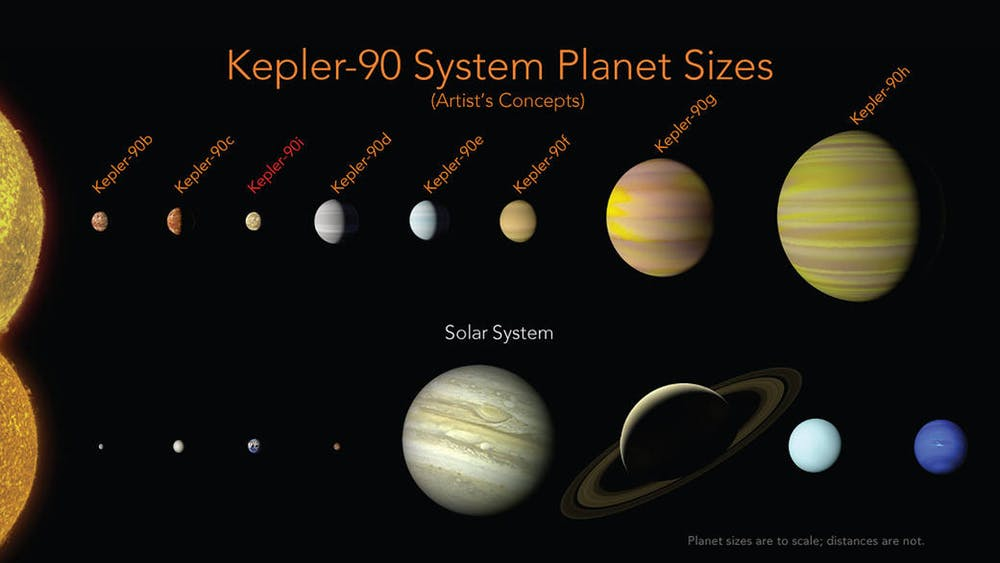
#> input picture data/Kepler90planets.jpg, 1000 x 563 px, found by its file name
$ jupyter execute planets.ipynb
#> lines starting #> are read from the running program, lines starting #| are printed output that depends on the picture; after the words box and inside, x2 and y2 are one past the last pixel; in counts of white or black regions, pixels touching at a corner belong together
[cell 1]
import cv2
import numpy as np
import pandas as pd
import matplotlib.pyplot as plt

[cell 2]
#Kepler90Planets is the simple planets data with scaling planets size.
img = cv2.imread("Kepler90planets.jpg")
#> img is the input picture: shape (563, 1000, 3); mean B, G, R 19.6, 24.4, 26.8

##Data Preprocessing

[cell 3]
gray_image = cv2.cvtColor(img, cv2.COLOR_BGR2GRAY)
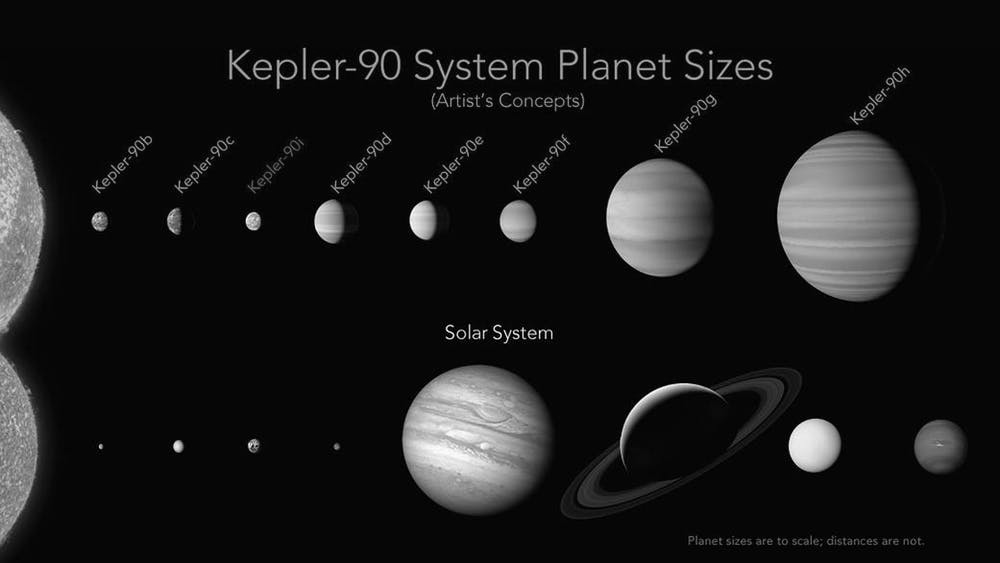
#> gray_image: shape (563, 1000); min 0, max 255, mean 24.6
(thresh, output2) = cv2.threshold(gray_image, 120, 255, cv2.THRESH_BINARY)
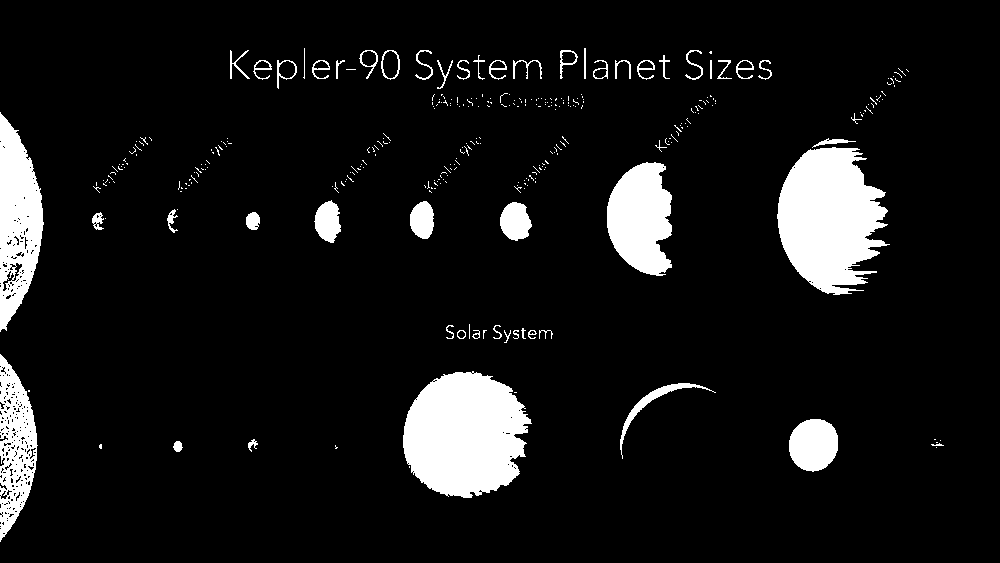
#> output2: shape (563, 1000); 8.8% white; 325 white regions (272 under 20 px), largest, box (x1, y1, x2, y2) and area: (403, 371, 532, 498) 12252, (777, 147, 890, 295) 11563, (0, 112, 44, 332) 6131
output2 = cv2.GaussianBlur(output2, (5, 5), 1)
output2 = cv2.Canny(output2, 180, 255)
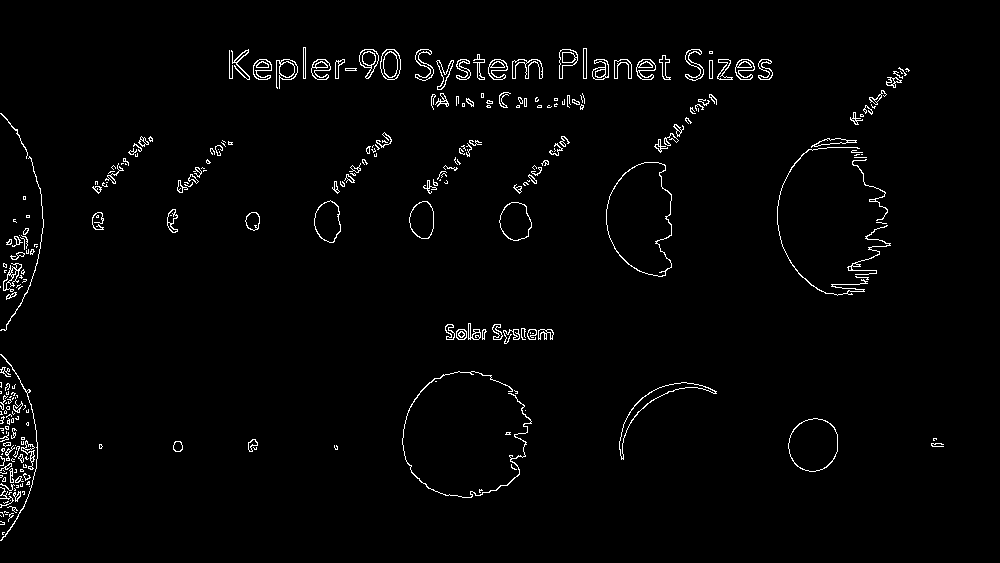
#> output2: shape (563, 1000); 2% white in thin lines or dots, all inside (x1, y1, x2, y2) = (0, 47, 944, 541)
plt.imshow(output2, cmap = plt.get_cmap("gray"))
circles = cv2.HoughCircles(output2,cv2.HOUGH_GRADIENT,1,10,param1=180,param2=27,minRadius=20,maxRadius=60)
#> circles = [[811.5, 445.5, 26.1]]
circles = np.uint16(np.around(circles))
#> circles = [[812, 446, 26]]
for i in circles[0,:]:
    # draw the outer circle
    cv2.circle(img,(i[0],i[1]),i[2],(0,255,0),2)
    # draw the center of the circle
    cv2.circle(img,(i[0],i[1]),2,(0,0,255),3)
#> this loop made 1 pass
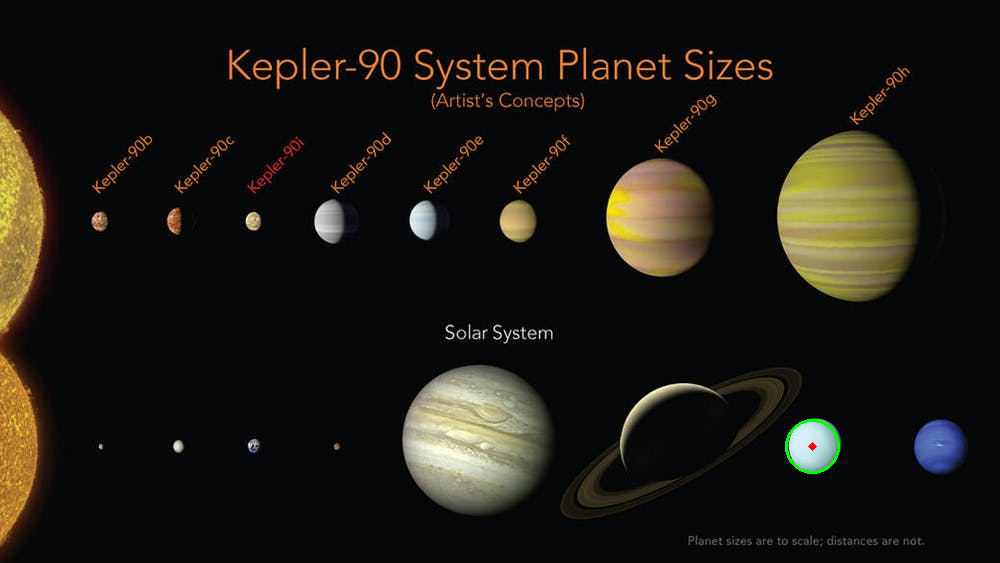
#> img: shape (563, 1000, 3); 0.09% of pixels changed, all inside (x1, y1, x2, y2) = (785, 419, 840, 474)

plt.imshow(img)
#> figure, not shown here; B, G, R data is drawn as R, G, B

[cell 4]
data_img = cv2.imread("Kepler90planets.jpg")
gray = cv2.cvtColor(data_img, cv2.COLOR_BGR2GRAY)
data_img = cv2.medianBlur(gray, 5)
circles = cv2.HoughCircles(data_img,cv2.HOUGH_GRADIENT,1,18, param1=100,param2=30,minRadius=20,maxRadius=60)
#> circles = [[659.5, 211.5, 52.7], [814.5, 444.5, 26.4], [464.5, 427.5, 58.3], [678.5, 442.5, 58.2], [940.5, 445.5, 26.8], [519.5, 220.5, 21.1]]
circles = np.uint16(np.around(circles))
#> circles = [[660, 212, 53], [814, 444, 26], [464, 428, 58], [678, 442, 58], [940, 446, 27], [520, 220, 21]]
for i in circles[0,:]:
    # outer circle
    cv2.circle(data_img,(i[0],i[1]),i[2],(0,255,0),2)
    # center of circle
    cv2.circle(data_img,(i[0],i[1]),2,(0,0,255),3)
#> this loop made 6 passes
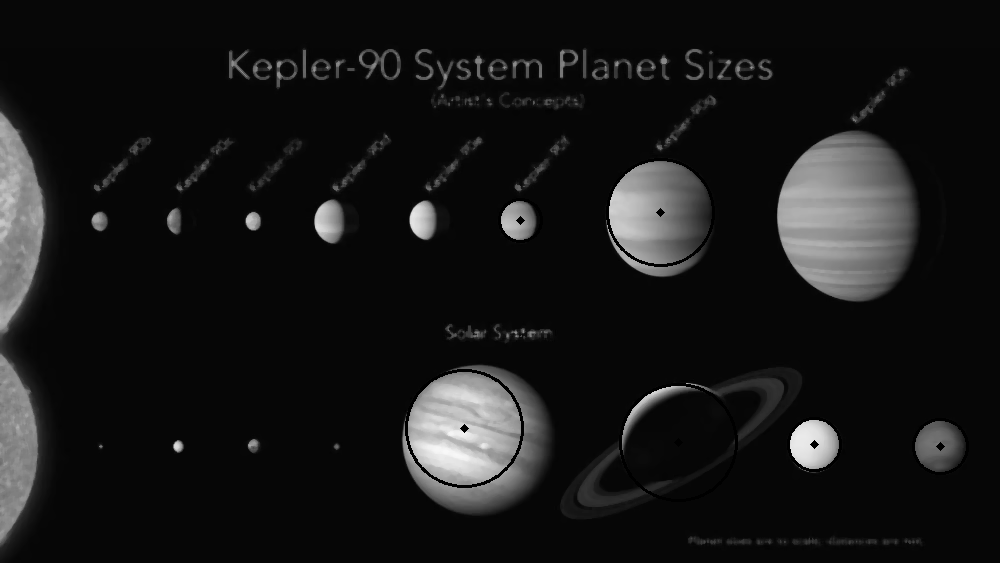
#> data_img: shape (563, 1000); min 0, max 248, mean 23.2

#cv2.imshow("HoughCirlces",	data_img)
#cv2.waitKey()
#cv2.destroyAllWindows()
plt.imshow(data_img)
